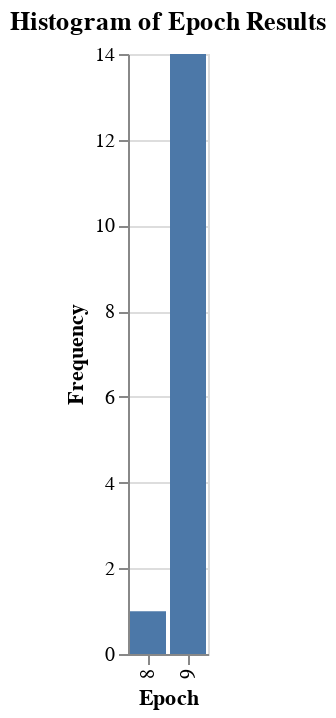

The notebook cell saved with this chart:
### Markdown cell above
Now I show a histogram plot of the epochs when the model surpasses 95% seen dataset:

### Code cell
# Define the bin edges
bins = range(0, 20)

# Create a new column for the bin each epoch falls into
df_epoch_results['EpochBin'] = pd.cut(df_epoch_results['Epoch'], bins=bins, right=False, labels=False)

# Create the histogram plot
hist_plot = alt.Chart(df_epoch_results).mark_bar().encode(
    x=alt.X('EpochBin:O', title='Epoch'),
    y=alt.Y('count():Q', title='Frequency'),
    tooltip=[
        alt.Tooltip('count()', title='Frequency'),
        alt.Tooltip('Epoch', title='Epoch')
    ]
).properties(
    title='Histogram of Epoch Results'
)
hist_plot

### Figure 1 — Vega-Lite specification as saved in the notebook (floating-point values rounded to 4 significant figures)
{"config": {"view": {"continuousWidth": 300, "continuousHeight": 300}}, "data": {"name": "data-0bd1f7083466f424e357fae635e0cb14"}, "mark": {"type": "bar"}, "encoding": {"tooltip": [{"aggregate": "count", "title": "Frequency", "type": "quantitative"}, {"field": "Epoch", "title": "Epoch", "type": "quantitative"}], "x": {"field": "EpochBin", "title": "Epoch", "type": "ordinal"}, "y": {"aggregate": "count", "title": "Frequency", "type": "quantitative"}}, "title": "Histogram of Epoch Results", "$schema": "https://vega.github.io/schema/vega-lite/v5.15.1.json", "datasets": {"data-0bd1f7083466f424e357fae635e0cb14": [{"Experiment": 0, "Epoch": 9, "EpochBin": 9}, {"Experiment": 1, "Epoch": 9, "EpochBin": 9}, {"Experiment": 2, "Epoch": 9, "EpochBin": 9}, {"Experiment": 3, "Epoch": 9, "EpochBin": 9}, {"Experiment": 4, "Epoch": 9, "EpochBin": 9}, {"Experiment": 5, "Epoch": 9, "EpochBin": 9}, {"Experiment": 6, "Epoch": 9, "EpochBin": 9}, {"Experiment": 7, "Epoch": 9, "EpochBin": 9}, {"Experiment": 8, "Epoch": 9, "EpochBin": 9}, {"Experiment": 9, "Epoch": 9, "EpochBin": 9}, {"Experiment": 10, "Epoch": 8, "EpochBin": 8}, {"Experiment": 11, "Epoch": 9, "EpochBin": 9}, {"Experiment": 12, "Epoch": 9, "EpochBin": 9}, {"Experiment": 13, "Epoch": 9, "EpochBin": 9}, {"Experiment": 14, "Epoch": 9, "EpochBin": 9}]}}
